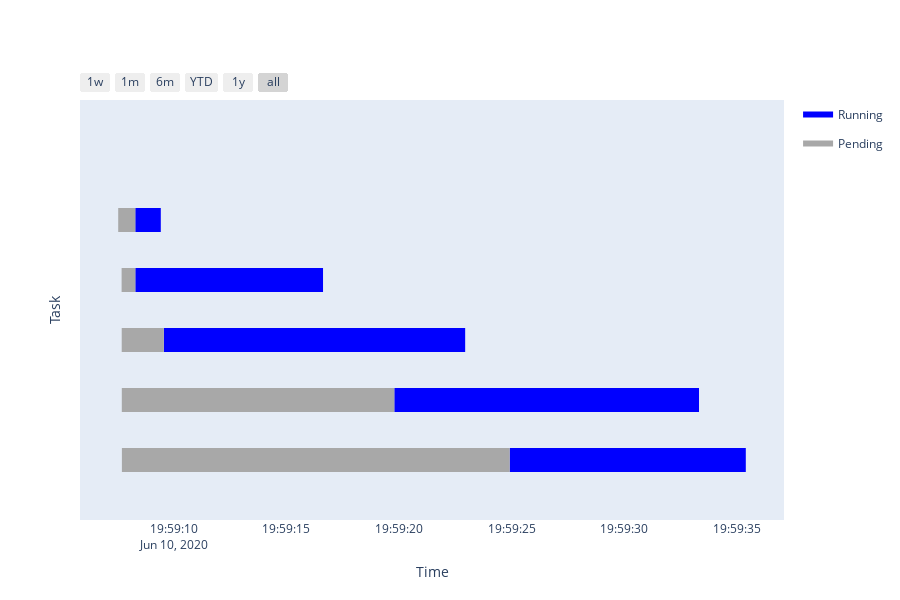

Write notebook code for a chart like this one.
### Markdown cell above
## Visualizing monitoring data

The monitoring data can be visualized directly in the Jupyter notebook using many of the Python graphing libraries. The following examples use Plotly.

First we show a gantt chart of task execution times. It shows when a task was submitted, when it was executed, and when it completed.

### Code cell
import plotly.figure_factory as ff
import plotly.graph_objs as go

parsl_tasks = []
for i, task in df_task.iterrows():
    time_running, time_returned = task['task_time_running'], task['task_time_returned']
    if task['task_time_returned'] is None:
        time_returned = datetime.datetime.now()
        if time_completed is not None:
            time_returned = time_completed
    if task['task_time_running'] is None:
        time_running = task['task_time_submitted']
    description = "Task ID: {}, app: {}".format(task['task_id'], task['task_func_name'])
    dic1 = dict(Task=description, Start=task['task_time_submitted'],
                Finish=time_running, Resource="Pending")
    dic2 = dict(Task=description, Start=time_running,
                Finish=time_returned, Resource="Running")
    parsl_tasks.extend([dic1, dic2])
colors = {'Pending': 'rgb(168, 168, 168)', 'Running': 'rgb(0, 0, 255)'}
fig = ff.create_gantt(parsl_tasks, title="", colors=colors, group_tasks=True, show_colorbar=True, index_col='Resource')
fig['layout']['yaxis']['title'] = 'Task'
fig['layout']['yaxis']['showticklabels'] = False
fig['layout']['xaxis']['title'] = 'Time'

fig.show()

### Figure 1 — Plotly figure (JSON) as saved in the notebook; plotly's stock layout.template omitted (floating-point values rounded to 4 significant figures)
{"data": [{"fill": "toself", "fillcolor": "rgb(0, 0, 255)", "hoverinfo": "name", "legendgroup": "rgb(0, 0, 255)", "mode": "none", "name": "Running", "type": "scatter", "x": ["2020-06-10 19:59:08.299433", "2020-06-10 19:59:09.431409", "2020-06-10 19:59:09.431409", "2020-06-10 19:59:08.299433", "2020-06-10 19:59:08.299433", "2020-06-10 19:59:08.300886", "2020-06-10 19:59:16.631662", "2020-06-10 19:59:16.631662", "2020-06-10 19:59:08.300886", "2020-06-10 19:59:08.300886", "2020-06-10 19:59:09.567300", "2020-06-10 19:59:22.940389", "2020-06-10 19:59:22.940389", "2020-06-10 19:59:09.567300", "2020-06-10 19:59:09.567300", "2020-06-10 19:59:19.795906", "2020-06-10 19:59:33.318549", "2020-06-10 19:59:33.318549", "2020-06-10 19:59:19.795906", "2020-06-10 19:59:19.795906", "2020-06-10 19:59:24.916085", "2020-06-10 19:59:35.394998", "2020-06-10 19:59:35.394998", "2020-06-10 19:59:24.916085"], "y": [3.8, 3.8, 4.2, 4.2, null, 2.8, 2.8, 3.2, 3.2, null, 1.8, 1.8, 2.2, 2.2, null, 0.8, 0.8, 1.2, 1.2, null, -0.2, -0.2, 0.2, 0.2]}, {"fill": "toself", "fillcolor": "rgb(168, 168, 168)", "hoverinfo": "name", "legendgroup": "rgb(168, 168, 168)", "mode": "none", "name": "Pending", "type": "scatter", "x": ["2020-06-10 19:59:07.541152", "2020-06-10 19:59:08.299433", "2020-06-10 19:59:08.299433", "2020-06-10 19:59:07.541152", "2020-06-10 19:59:07.541152", "2020-06-10 19:59:07.692679", "2020-06-10 19:59:08.300886", "2020-06-10 19:59:08.300886", "2020-06-10 19:59:07.692679", "2020-06-10 19:59:07.692679", "2020-06-10 19:59:07.697526", "2020-06-10 19:59:09.567300", "2020-06-10 19:59:09.567300", "2020-06-10 19:59:07.697526", "2020-06-10 19:59:07.697526", "2020-06-10 19:59:07.701133", "2020-06-10 19:59:19.795906", "2020-06-10 19:59:19.795906", "2020-06-10 19:59:07.701133", "2020-06-10 19:59:07.701133", "2020-06-10 19:59:07.704660", "2020-06-10 19:59:24.916085", "2020-06-10 19:59:24.916085", "2020-06-10 19:59:07.704660"], "y": [3.8, 3.8, 4.2, 4.2, null, 2.8, 2.8, 3.2, 3.2, null, 1.8, 1.8, 2.2, 2.2, null, 0.8, 0.8, 1.2, 1.2, null, -0.2, -0.2, 0.2, 0.2]}, {"legendgroup": "rgb(0, 0, 255)", "marker": {"color": "rgb(0, 0, 255)", "opacity": 0, "size": 1}, "mode": "markers", "name": "", "showlegend": false, "text": [null, null, null, null, null, null, null, null, null, null], "type": "scatter", "x": ["2020-06-10 19:59:08.299433", "2020-06-10 19:59:09.431409", "2020-06-10 19:59:08.300886", "2020-06-10 19:59:16.631662", "2020-06-10 19:59:09.567300", "2020-06-10 19:59:22.940389", "2020-06-10 19:59:19.795906", "2020-06-10 19:59:33.318549", "2020-06-10 19:59:24.916085", "2020-06-10 19:59:35.394998"], "y": [4, 4, 3, 3, 2, 2, 1, 1, 0, 0]}, {"legendgroup": "rgb(168, 168, 168)", "marker": {"color": "rgb(168, 168, 168)", "opacity": 0, "size": 1}, "mode": "markers", "name": "", "showlegend": false, "text": [null, null, null, null, null, null, null, null, null, null], "type": "scatter", "x": ["2020-06-10 19:59:07.541152", "2020-06-10 19:59:08.299433", "2020-06-10 19:59:07.692679", "2020-06-10 19:59:08.300886", "2020-06-10 19:59:07.697526", "2020-06-10 19:59:09.567300", "2020-06-10 19:59:07.701133", "2020-06-10 19:59:19.795906", "2020-06-10 19:59:07.704660", "2020-06-10 19:59:24.916085"], "y": [4, 4, 3, 3, 2, 2, 1, 1, 0, 0]}], "layout": {"height": 600, "hovermode": "closest", "showlegend": true, "title": {"text": ""}, "xaxis": {"rangeselector": {"buttons": [{"count": 7, "label": "1w", "step": "day", "stepmode": "backward"}, {"count": 1, "label": "1m", "step": "month", "stepmode": "backward"}, {"count": 6, "label": "6m", "step": "month", "stepmode": "backward"}, {"count": 1, "label": "YTD", "step": "year", "stepmode": "todate"}, {"count": 1, "label": "1y", "step": "year", "stepmode": "backward"}, {"step": "all"}]}, "showgrid": false, "title": {"text": "Time"}, "type": "date", "zeroline": false}, "yaxis": {"autorange": false, "range": [-1, 6], "showgrid": false, "showticklabels": false, "ticktext": ["Task ID: 4, app: slow_double", "Task ID: 3, app: slow_double", "Task ID: 2, app: slow_double", "Task ID: 1, app: slow_double", "Task ID: 0, app: slow_double"], "tickvals": [0, 1, 2, 3, 4], "title": {"text": "Task"}, "zeroline": false}}}
